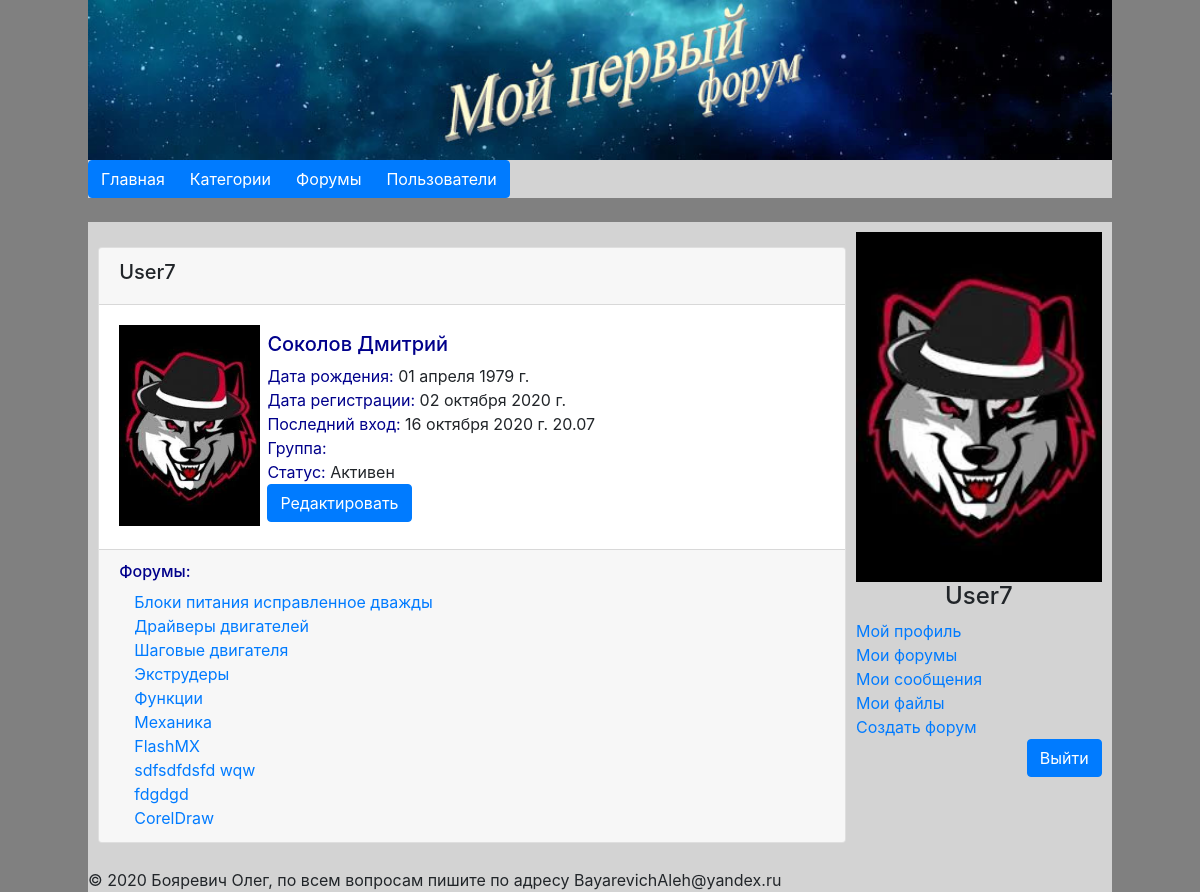
The app's page /user/User7 (signed in) with its own data.
### Forum/models.py (models this page shows)
class Users(AbstractUser):
    status_choices = (
        ('active', 'Активен'),
        ('warn', 'Вынесено предупреждение'),
        ('block', 'Заблокирован'),
        ('delate', 'Удален'),
    )
    age = models.DateField(blank=True, null=True, verbose_name='Дата Рождения', )
    photo = models.ImageField(blank=True, upload_to='userphotos/', verbose_name='Фото')
    status = models.CharField(max_length=150, choices=status_choices, default='active', verbose_name='Статус')
    def get_absolute_url(self):
        return reverse('user', kwargs={"username": self.username})
    def __str__(self):
        return self.username
    class Meta:
        verbose_name = 'Пользователь'
        verbose_name_plural = 'Пользователи'
        ordering = ['username']

class Forum(models.Model):
    category = models.ForeignKey('Category', on_delete=models.SET_NULL, null=True,
                                 verbose_name='Категория')
    name = models.CharField(max_length=100, unique=True, verbose_name='Название')
    commit = models.TextField(verbose_name='Описание')
    logo = models.ImageField(blank=True, upload_to='forumlogos/', verbose_name='Логотип')
    creator = models.ForeignKey('Users', on_delete=models.PROTECT, null=True, verbose_name='Создатель')
    is_published = models.BooleanField(default=True,
                                       verbose_name='Публичность')
    create_date = models.DateTimeField(auto_now_add=True, verbose_name='Дата создания')
    def get_absolute_url(self):
        return reverse('forum', kwargs={"forum_id": self.pk})
    def __str__(self):
        return self.name
    class Meta:
        verbose_name = 'Форум'
        verbose_name_plural = 'Форумы'
        ordering = ['-create_date']

### Forum/views.py (the view)
# urls.py: path('user/<str:username>', UserView.as_view(), name='user'),
class UserView(TemplateView):
    template_name = 'Forum/user.html'
    userform = UserLoginForm
    def get_context_data(self, *args, **kwargs):
        context = super(UserView, self).get_context_data(**kwargs)
        context['userform'] = UserLoginForm
        try:
            context['user'] = Users.objects.get(username=self.kwargs['username'])
        except:
            return get_object_or_404(Users, username=self.kwargs['username'])
        context['user_forums'] = Forum.objects.filter(creator=context['user'])
        context['title'] = f"Пользователь :: {context['user']}"
        return context

### Forum/templates/Forum/user.html (shortened to what this page needs)
{% extends 'base.html' %}
{% block content %}
    <div class="card text-center" style="margin: 15px auto">
        <div class="card-header" align="left">
            <h5>{{ user.username }}</h5></a>
        </div>
        <div class="card-body" align="left">
            <div class="col-1-4" style="width: 20%">
                {% if  user.photo %}
                    <img src="../../static{{ user.photo.url }}" width="100%" alt="Аватар">
                {% else %}
                    <img src="../../static/media/userphotos/nophoto.png" width="100%" alt="Аватар">
                {% endif %}
            </div>
            <div class="col-3-4">
                <h5 style="color:darkblue;">{{ user.last_name }} {{ user.first_name }}</h5>
                <font color="#00008b">Дата рождения: </font>{% if user.age != None %}
                {{ user.age|date:"d E Y г." }}{% else %}Не
                указана{% endif %}<br>
                <font color="#00008b">Дата регистрации: </font>{{ user.date_joined|date:"d E Y г." }}<br>
                <font color="#00008b">Последний вход: </font>{{ user.last_login|date:"d E Y г. H.i" }}<br>
                <font color="#00008b">Группа: </font>{{ user.groups.get }}<br>
                <font color="#00008b">Статус: </font>
                {% if user.status == "active" %}
                    Активен
                {% elif user.status == "warn" %}
                    Вынесено предупреждени
                {% elif user.status == "block" %}
                    Заблокирован
                {% elif user.status == "delate" %}
                    Удален
                {% endif %}
                <br>
                {% if request.user.username == user.username %}
                    <a class="btn btn-primary" href="{% url 'edit_my_profil' %}">Редактировать</a>
                {% endif %}
            </div>
        </div>
        <div class="card-footer text-muted" align="left">
            <h6 style="color: darkblue">Форумы:</h6>
            <form action="#" method="get" id="delete">
                {% for item in user_forums %}
                    <div class="row" style="width: 800px">
                        <div class="col" style="width: 70%">
                            <a href="{{ item.get_absolute_url }}">{{ item }}</a><br>
                        </div>
                    </div>
                {% endfor %}
            </form>
        </div>
    </div>
{% endblock %}
{% block user %}
    {{ block.super }}
{% endblock %}

### templates/inc/_login.html (shortened to what this page needs)
{% load staticfiles %}
{% if request.user.is_authenticated %}
    {% if request.user.photo %}
        <img src="{% static request.user.photo.url %}" alt="Photo" width="100%">
    {% else %}
        <img src="{% static 'media/userphotos/nophoto.png' %}" alt="Photo" width="100%">
    {% endif %}
    <h4 align="center">{{ request.user.username }}</h4>
    <a href="{{ request.user.get_absolute_url }}">Мой профиль</a><br>
    <a href="{% url 'myforums' %}">Мои форумы</a><br>
    <a href="#">Мои сообщения</a><br>
    <a href="#">Мои файлы</a><br>
    <a href="{% url 'add_forum' %}">Создать форум</a><br>
        <div style="float: right">
            <a href="{% url 'logout' %}?url={{ request.path }}" class="btn btn-primary">Выйти</a>
        </div>
{% endif %}

### Forum/static/css/style.css (style rules this page uses)
.container:after, .row:after { content: ""; display: table; clear: both; }
.col-3-4 { width: 73%; float: left; margin: 1%; }
.col-1-4 { width: 25%; float: left; }
.row { margin: 0px auto; padding: 0 0px; }
body { background-color: gray; }

### records on screen
Users: username "User7", photo (picture), last_name "Соколов", first_name "Дмитрий", age "01 апреля 1979 г.", date_joined "02 октября 2020 г.", last_login "16 октября 2020 г. 20.07", user.username "User7"
Forum: name "Блоки питания исправленное дважды"
Forum: name "Драйверы двигателей"
Forum: name "Шаговые двигателя"
Forum: name "Экструдеры"
Forum: name "Функции"
Forum: name "Механика"
Forum: name "FlashMX"
Forum: name "sdfsdfdsfd wqw"
Forum: name "fdgdgd"
Forum: name "CorelDraw"
